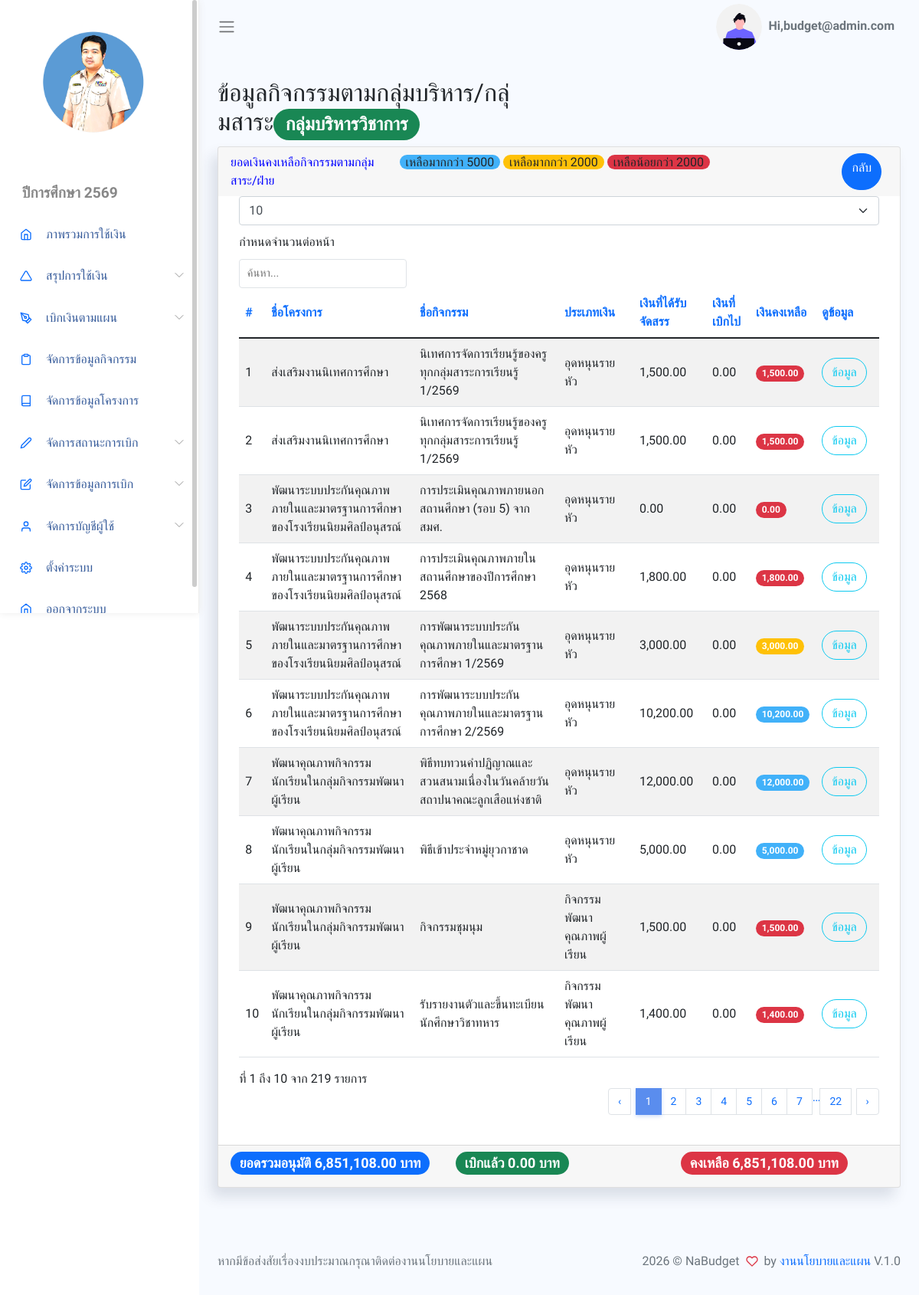
The app's page /App/Views/showActByDep.php?dep_id=1 (signed in) with its own data.
### tables this page shows
CREATE TABLE `setting` (
  `set_id` int(1) NOT NULL,
  `sys_name` varchar(255) NOT NULL,
  `school_name` varchar(255) NOT NULL,
  `logo_url` varchar(255) NOT NULL,
  `title_name` varchar(255) NOT NULL,
  `year_name` varchar(255) NOT NULL,
  `dir_name` varchar(255) NOT NULL,
  `man_name` varchar(255) NOT NULL,
  `plan_name` varchar(255) NOT NULL,
  `menu_project` int(1) NOT NULL,
  `menu_activity` int(1) NOT NULL,
  `menu_payplan` int(1) NOT NULL,
  `created_at` datetime DEFAULT current_timestamp()
);

CREATE TABLE `department` (
  `dep_id` int(11) NOT NULL COMMENT 'รหัสกลุ่ม',
  `dep_name` varchar(100) NOT NULL COMMENT 'ชื่อกลุ่ม',
  `dep_user` varchar(100) NOT NULL COMMENT 'ชื่อหัวหน้ากลุ่ม',
  `dep_pos` varchar(100) NOT NULL COMMENT 'ตำแหน่ง',
  `man_id` int(11) NOT NULL
);

CREATE TABLE `activity` (
  `act_id` int(11) NOT NULL COMMENT 'รหัสกิจกรรม',
  `act_name` varchar(255) NOT NULL COMMENT 'ชื่อกิจกรรม',
  `pro_id` int(11) NOT NULL COMMENT 'รหัสโครงการfk',
  `bgt_id` int(11) NOT NULL COMMENT 'รหัสประเภทงบประมาณ',
  `act_money` decimal(12,2) NOT NULL COMMENT 'เงินที่ได้รับจัดสรร',
  `act_balance` decimal(12,2) NOT NULL COMMENT 'จำนวนเงินคงเหลือ',
  `act_user` varchar(100) NOT NULL COMMENT 'ผู้รับผิดชอบกิจกรรม',
  `create_by` int(11) NOT NULL,
  `create_at` datetime NOT NULL DEFAULT current_timestamp() COMMENT 'วันที่ทำรายการ'
);

CREATE TABLE `project` (
  `pro_id` int(11) NOT NULL COMMENT 'รหัสโครงการ',
  `pro_code` varchar(50) NOT NULL COMMENT 'เลขรหัสโครงการ',
  `pro_name` varchar(255) NOT NULL COMMENT 'ชื่อโครงการ',
  `pro_user` varchar(255) NOT NULL COMMENT 'ผู้รับผิดชอบโครงการ',
  `dep_id` int(11) NOT NULL COMMENT 'รหัสกลุ่ม',
  `man_id` int(11) NOT NULL COMMENT 'รหัสกลุ่มบริหาร',
  `create_at` datetime DEFAULT current_timestamp() COMMENT 'วดปเพิ่มข้อมูล'
);

CREATE TABLE `budgettype` (
  `bgt_id` int(11) NOT NULL,
  `bgt_name` varchar(150) NOT NULL COMMENT 'ชื่อประเภทงบประมาณ',
  `status` tinyint(1) UNSIGNED NOT NULL,
  `create_at` datetime NOT NULL DEFAULT current_timestamp()
);

### App/Views/showActByDep.php (the view, shortened to what the rows shown need)
<?php
require_once BASE_PATH . "/App/Inc/header.php";
require_once BASE_PATH . "/App/Inc/sidebar.php";
$pay = 0;
$activityObj = new Activity();
$activitys = $activityObj->getActByDep($_REQUEST);
?>
<div class="main-content container-fluid">
  <div class="page-title">
    <div class="row">
      <div class="col-12 col-md-6 order-md-1 order-last">
        <h3>ข้อมูลกิจกรรมตามกลุ่มบริหาร/กลุ่มสาระ<span class='badge bg-success round '>
            <?php echo $activitys[0]['dep_name'] ?> </span></h3>
      </div>
    </div>
  </div>
  <section class="section">
    <div class="card">
      <div class="card-body">
        <table class='table table-striped' id="table1">
          <thead>
            <tr>
              <th>#</th>
              <th>ชื่อโครงการ</th>
              <th>ชื่อกิจกรรม</th>
              <th>ประเภทเงิน</th>
              <th>เงินที่ได้รับจัดสรร</th>
              <th>เงินที่เบิกไป</th>
              <th>เงินคงเหลือ</th>
              <th>ดูข้อมูล</th>
            </tr>
          </thead>
          <tbody>
            <?php
            $n = 0;
            foreach ($activitys as $activity) {
              $n++;
              echo "
                <tr>
                <td>{$n}</td>
                <td>{$activity['pro_name']}</td>
                <td>{$activity['act_name']}</td>
                <td>{$activity['bgt_name']}</td>
                ";
              echo "<td>" . number_format($activity['act_money'], 2) . "</td>";
              if ($activity['act_money'] == $activity['act_balance']) {
                $a = 0;
              } elseif ($activity['act_balance'] == 0) {
                $pay += $activity['act_money'];
                $a = $activity['act_money'];
              } elseif ($activity['act_balance'] < 0) {
                $pay += $activity['act_money'] + abs($activity['act_balance']);
                $a = $activity['act_money'] + abs($activity['act_balance']);
              } else {
                $pay += $activity['act_money'] - $activity['act_balance'];
                $a = $activity['act_money'] - $activity['act_balance'];
              }
              echo "<td>" . number_format($a, 2) . "</td>";
              if ($activity['act_balance'] >= 5000) {
                echo "<td ><span class='badge bg-info round'>" . number_format($activity['act_balance'], 2) . "</span></td>";
              } elseif ($activity['act_balance'] >= 2000) {
                echo "<td ><span class='badge bg-warning round'>" . number_format($activity['act_balance'], 2) . "</span></td>";
              } else {
                echo "<td ><span class='badge bg-danger round'>" . number_format($activity['act_balance'], 2) . "</span></td>";
              }
              echo "<td>
									    <a href='showPayByAct.php?act_id={$activity['act_id']}' class='mr-2 btn btn-outline-info round'>ข้อมูล</a>
							      </td>
                </tr>";
            }
            ?>
          </tbody>
        </table>
      </div>
    </div>
  </section>
</div>
<?php require $_SERVER['DOCUMENT_ROOT'] . "/ncwbudget/App/Inc/footer.php"; ?>

### App/Inc/sidebar.php (shortened to what the rows shown need)
<?php
$settingObj = new Setting();
$settings = $settingObj->getSetting();
?>
<body>
    <div id="app">
        <div id="sidebar" class='active'>
            <div class="sidebar-wrapper active">
                <div class="sidebar-header" style="text-align:center">
                    <img src="<?= BASE_URL . $settings['logo_url']?>" alt="" srcset="" style="width: 150px;height:150px;">
                </div>
                <div class="">
                    <ul class="menu">
                        <li class='sidebar-title'><?= htmlspecialchars($settings['year_name']) ?></li>
                        <li class="sidebar-item ">
                            <a href="<?= BASE_URL ?>/App/Views/showGroupCard.php" class='sidebar-link'>
                            </a>
                        </li>
                        <li class="sidebar-item  has-sub">
                            <a href="#" class='sidebar-link'>
                            </a>
                        </li>
                        <?php
                        if ($_SESSION['role'] <= 7) {
                            echo "
                            <li class='sidebar-item  has-sub'>
                                <a href='#' class='sidebar-link'>
                                    <i data-feather='pen-tool' width='20'></i>
                                    <span>เบิกเงินตามแผน</span>
                                </a>
                                <ul class='submenu '>
                                    <li>
                                        <a href='" . BASE_URL . "/App/Views/formPayPlan.php'>ใบคำขออนมุติใช้เงิน</a>
                                    </li>
                                    <li>
                                        <a href='" . BASE_URL . "/App/Views/showPayPlan.php'>ข้อมูลการเบิก</a>
                                    </li>
                                </ul>
                            </li>
                            <!-- <li class='sidebar-item'>
                                <a href='" . BASE_URL . "/document/แบบสรุปโครงการ2564.docx' class='sidebar-link'>
                                    <i data-feather='triangle' width='20'></i>
                                    <span>แบบสรุปโครงการปี 2564</span>
                                </a>
                            </li>
                            <li class='sidebar-item'>
                                <a href='https://drive.google.com/drive/folders/10lbb2oCK1EN5yT9p9R833f19MvhAm9VG?usp=sharing' class='sidebar-link'>
                                    <i data-feather='triangle' width='20'></i>
                                    <span>ประชุมจัดทำแผนปีการศึกษา 2566</span>
                                </a>
                            </li>
                            <li class='sidebar-item'>
                                <a href='#' class='sidebar-link'>
                                    <i data-feather='triangle' width='20'></i>
                                    <span>อัปโหลดไฟล์ประมาณการ</span>
                                </a>
                            </li> -->
                            <li class='sidebar-item'>
                                <a href='" . BASE_URL . "/App/Views/manageActivity.php' class='sidebar-link'>
                                    <i data-feather='clipboard' width='20'></i>
                                    <span>จัดการข้อมูลกิจกรรม</span>
                                </a>
                            </li>
                            ";
                        }
                        ?>
                        <?php
                        if ($_SESSION['role'] == 1) {
                            echo "
                                <li class='sidebar-item'>
                                    <a href='" . BASE_URL . "/App/Views/manageProject.php' class='sidebar-link'>
                                        <i data-feather='book' width='20'></i>
                                        <span>จัดการข้อมูลโครงการ</span>
                                    </a>
                                </li>
                                ";
                        }
                        ?>
                        <?php
                        if ($_SESSION['role'] <= 5) {
                            echo "
                                <li class='sidebar-item  has-sub'>
                                    <a href='#' class='sidebar-link'>
                                    <i data-feather='edit-2' width='20'></i>
                                    <span>จัดการสถานะการเบิก</span>
                                    </a>
                                    <ul class='submenu '>
                                    <li>
                                        <a href='" . BASE_URL . "/App/Views/showPayBill.php'>จัดการสถานะการเบิก</a>
                                    </li>
                                    <li>
                                        <a href='" . BASE_URL . "/App/Views/searchEditPayBill.php'>จัดการการจ่ายเงิน</a>
                                    </li>
                                    </ul>
                                </li>
                                ";
                        }
                        ?>
                        <?php
                        if ($_SESSION['role'] == 1) {
                            echo "
                                <li class='sidebar-item  has-sub'>
                                    <a href='#' class='sidebar-link'>
                                    </a>
                                        <a href='" . BASE_URL . "/App/Views/formPayPlan.php'>เพิ่มข้อมูลการเบิก</a>
                                        <a href='" . BASE_URL . "/App/Views/searchEditReport.php'>แก้ไขข้อมูลใบคำขอ</a>
                                        <a href='" . BASE_URL . "/App/Views/searchEditMoney.php'>แก้ยอดเงินเบิก</a>
                                        <a href='" . BASE_URL . "/App/Views/showGroupCard_admin.php'>ตรวจสอบยอดเงินรวม</a>
                                        <a href='" . BASE_URL . "/App/Views/showProject_admin.php'>ตรวจสอบยอดเงินโครงการ</a>
                                        <a href='" . BASE_URL . "/App/Views/showActivity_admin.php'>ตรวจสอบยอดเงินกิจกรรม</a>
                                        <a href='" . BASE_URL . "/App/Views/showProjectExcel.php' target='_blank'>Excel โครงการ</a>
                                        <a href='" . BASE_URL . "/App/Views/showActivityExcel.php' target='_blank'>Excel กิจกรรม</a>
                                        <a href='" . BASE_URL . "/App/Views/showPayPlanExcel.php' target='_blank'>Excel ข้อมูลการเบิก</a>
                                        <a href='" . BASE_URL . "/App/Views/reportBudget.php' target='_blank'>รายงานการใช้เงินตามแผนปฏิบัติการ</a>
                                </li>
                                ";
                        }
                        ?>
                        <?php
                        if ($_SESSION['role'] == 1) {
                            echo "
                                <li class='sidebar-item  has-sub'>
                                    <a href='#' class='sidebar-link'>
                                    <i data-feather='user' width='20'></i>
                                    <span>จัดการบัญชีผู้ใช้</span>
                                    </a>
                                    <ul class='submenu '>
                                        <li>
                                            <a href='" . BASE_URL . "/App/Auth/Views/showPerson.php'>ข้อมูลสมาชิก</a>
                                        </li>
                                        <li>
                                            <a href='" . BASE_URL . "/App/Auth/Views/addPerson.php'>เพิ่มสมาชิก</a>
                                        </li>
                                    </ul>
                                </li>
                                ";
                        }
                        ?>
                        <?php
                        if ($_SESSION['role'] == 1 && $_SESSION['id'] == 1) {
                            echo "
                                <li class='sidebar-item'>
                                    <a href='" . BASE_URL . "/App/Views/manageSetting.php' class='sidebar-link'>
                                    <i data-feather='settings' width='20'></i>
                                    <span>ตั้งค่าระบบ</span>
                                    </a>
                                </li>
                                ";
                        }
                        ?>
                        <li class="sidebar-item ">
                            <a href="#" data-toggle="modal" data-target="#logoutModal" class='sidebar-link'>
                            </a>
                        </li>
                    </ul>
                </div>
            </div>
        </div>
        <div id="main">

### App/Inc/footer.php (shortened to what the rows shown need)
<footer>
    <div class="footer clearfix mb-0 text-muted">
        <div class="float-right">
            <p>2026 &copy; <?= htmlspecialchars($settings['sys_name']) ?> <span class='text-danger'><i data-feather="heart"></i></span> by <a
                    href="#">งานนโยบายและแผน</a> V.1.0</p>
        </div>
    </div>
</footer>
</div>
</div>
</body>
</html>

### records on screen
setting: logo_url (picture), year_name "ปีการศึกษา 2569", sys_name "NaBudget"
department: dep_name "กลุ่มบริหารวิชาการ"
activity: pro.pro_name "ส่งเสริมงานนิเทศการศึกษา", act_name "นิเทศการจัดการเรียนรู้ของครูทุกกลุ่มสาระการเรียนรู้ 1/2569", bgt.bgt_name "อุดหนุนรายหัว", act_money "1,500.00", a "0.00", act_balance "1,500.00"
activity: pro.pro_name "ส่งเสริมงานนิเทศการศึกษา", act_name "นิเทศการจัดการเรียนรู้ของครูทุกกลุ่มสาระการเรียนรู้ 1/2569", bgt.bgt_name "อุดหนุนรายหัว", act_money "1,500.00", a "0.00", act_balance "1,500.00"
activity: pro.pro_name "พัฒนาระบบประกันคุณภาพภายในและมาตรฐานการศึกษาของโรงเรียนนิยมศิลป์อนุสรณ์", act_name "การประเมินคุณภาพภายนอกสถานศึกษา (รอบ 5) จาก สมศ.", bgt.bgt_name "อุดหนุนรายหัว", act_money "0.00", act_balance "0.00"
activity: pro.pro_name "พัฒนาระบบประกันคุณภาพภายในและมาตรฐานการศึกษาของโรงเรียนนิยมศิลป์อนุสรณ์", act_name "การประเมินคุณภาพภายในสถานศึกษาของปีการศึกษา 2568", bgt.bgt_name "อุดหนุนรายหัว", act_money "1,800.00", a "0.00", act_balance "1,800.00"
activity: pro.pro_name "พัฒนาระบบประกันคุณภาพภายในและมาตรฐานการศึกษาของโรงเรียนนิยมศิลป์อนุสรณ์", act_name "การพัฒนาระบบประกันคุณภาพภายในและมาตรฐานการศึกษา 1/2569", bgt.bgt_name "อุดหนุนรายหัว", act_money "3,000.00", a "0.00", act_balance "3,000.00"
activity: pro.pro_name "พัฒนาระบบประกันคุณภาพภายในและมาตรฐานการศึกษาของโรงเรียนนิยมศิลป์อนุสรณ์", act_name "การพัฒนาระบบประกันคุณภาพภายในและมาตรฐานการศึกษา 2/2569", bgt.bgt_name "อุดหนุนรายหัว", act_money "10,200.00", a "0.00", act_balance "10,200.00"
activity: pro.pro_name "พัฒนาคุณภาพกิจกรรมนักเรียนในกลุ่มกิจกรรมพัฒนาผู้เรียน", act_name "พิธีทบทวนคำปฏิญาณและสวนสนามเนื่องในวันคล้ายวันสถาปนาคณะลูกเสือแห่งชาติ", bgt.bgt_name "อุดหนุนรายหัว", act_money "12,000.00", a "0.00", act_balance "12,000.00"
activity: pro.pro_name "พัฒนาคุณภาพกิจกรรมนักเรียนในกลุ่มกิจกรรมพัฒนาผู้เรียน", act_name "พิธีเข้าประจำหมู่ยุวกาชาด", bgt.bgt_name "อุดหนุนรายหัว", act_money "5,000.00", a "0.00", act_balance "5,000.00"
activity: pro.pro_name "พัฒนาคุณภาพกิจกรรมนักเรียนในกลุ่มกิจกรรมพัฒนาผู้เรียน", act_name "กิจกรรมชุมนุม", bgt.bgt_name "กิจกรรมพัฒนาคุณภาพผู้เรียน", act_money "1,500.00", a "0.00", act_balance "1,500.00"
activity: pro.pro_name "พัฒนาคุณภาพกิจกรรมนักเรียนในกลุ่มกิจกรรมพัฒนาผู้เรียน", act_name "รับรายงานตัวและขึ้นทะเบียนนักศึกษาวิชาทหาร", bgt.bgt_name "กิจกรรมพัฒนาคุณภาพผู้เรียน", act_money "1,400.00", a "0.00", act_balance "1,400.00"

### other values on screen
$_SESSION['username'] "budget@admin.com"
$income "6,851,108.00"
$pay "0.00"
$sum "6,851,108.00"
